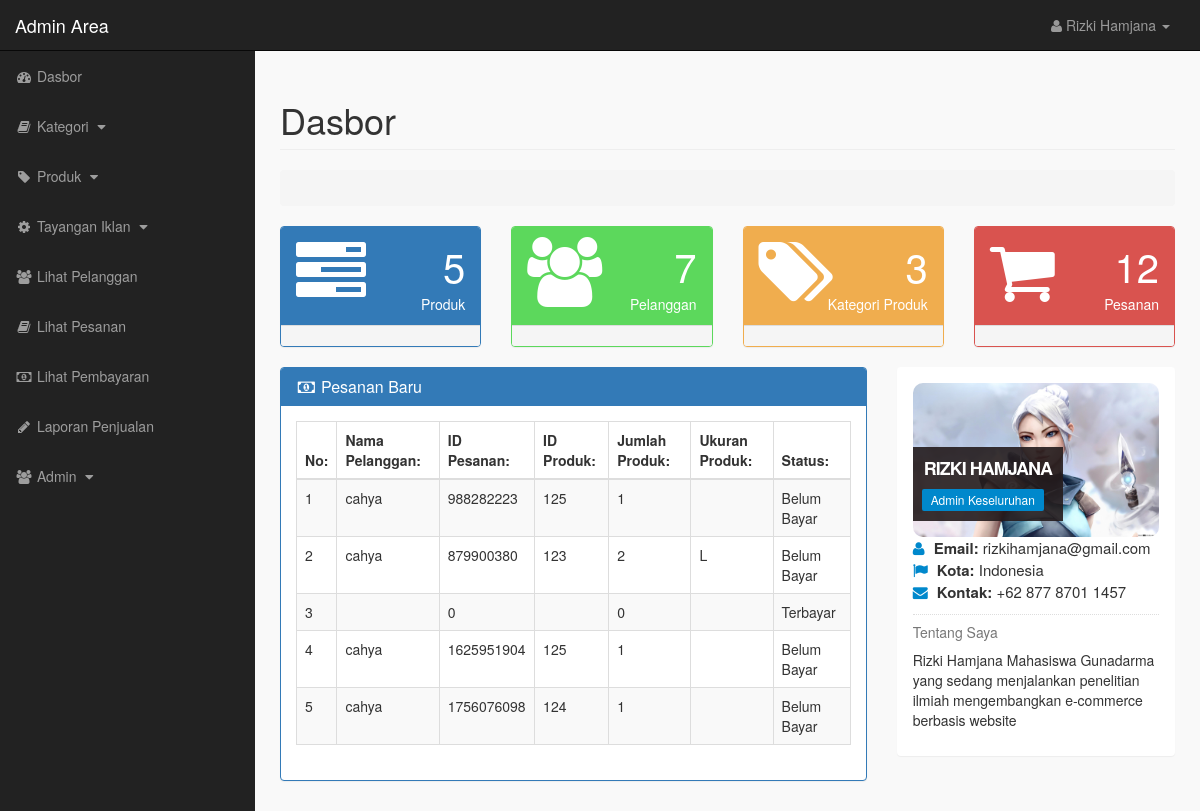
The app's page /admin_area/index.php?dashboard (signed in), older data.
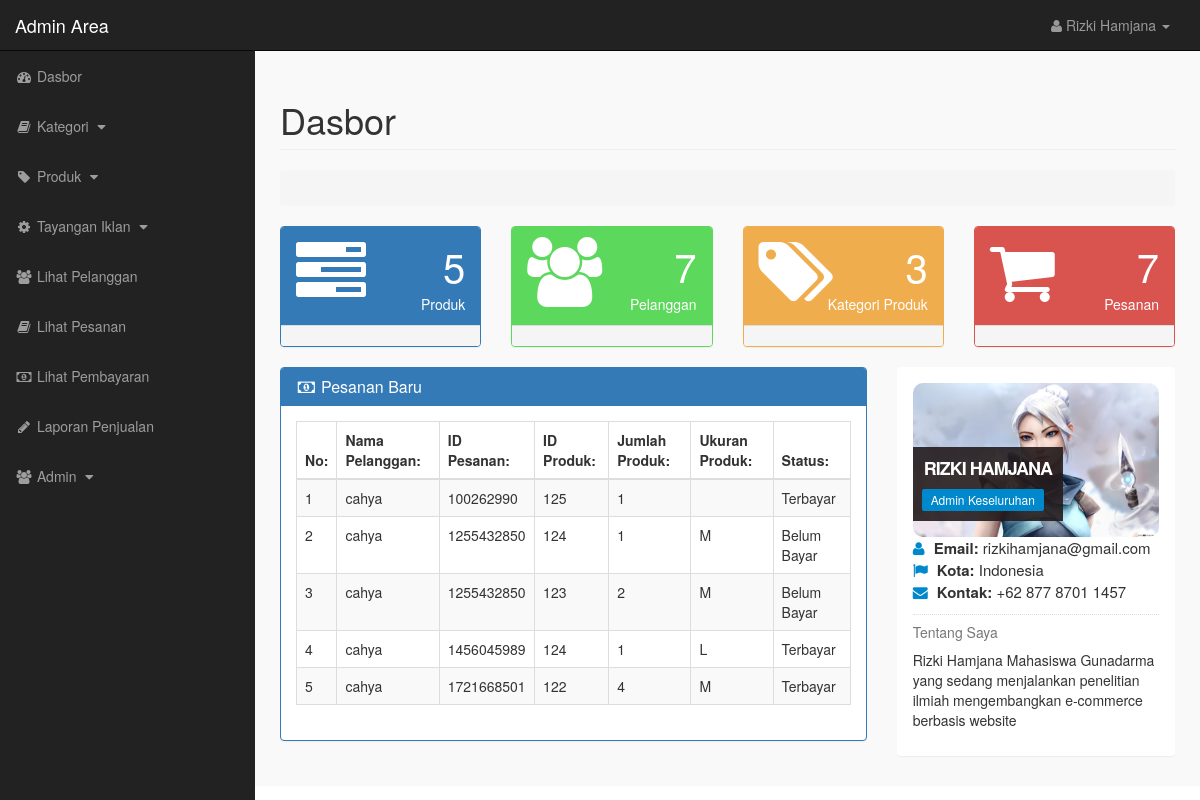
The same page, newer data.
### tables this page shows
CREATE TABLE `customer_orders` (
  `order_id` int(10) NOT NULL,
  `product_id` text NOT NULL,
  `customer_id` int(10) NOT NULL,
  `due_amount` int(100) NOT NULL,
  `invoice_no` int(100) NOT NULL,
  `qty` int(10) NOT NULL,
  `size` text NOT NULL,
  `order_date` date NOT NULL,
  `order_status` text NOT NULL,
  `tujuan` text NOT NULL
);

CREATE TABLE `customers` (
  `customer_id` int(10) NOT NULL,
  `customer_name` varchar(255) NOT NULL,
  `customer_email` varchar(255) NOT NULL,
  `customer_pass` varchar(255) NOT NULL,
  `customer_country` text NOT NULL,
  `customer_country2` text NOT NULL,
  `customer_city` text NOT NULL,
  `customer_city2` text NOT NULL,
  `customer_contact` varchar(255) NOT NULL,
  `customer_address` text NOT NULL,
  `customer_address2` text NOT NULL,
  `customer_image` text NOT NULL,
  `customer_ip` varchar(100) NOT NULL
);

### admin_area/dashboard.php (the view, shortened to what the changed rows need)
<?php
    if(!isset($_SESSION['admin_email'])){
        echo "<script>window.open('login.php','_self')</script>";
    }else{
?>
<div class="row">
    <div class="col-lg-12">
        <h1 class="page-header"> Dasbor </h1>
        <ol class="breadcrumb">
        </ol>
    </div>
</div>
<div class="row">
    <div class="col-lg-3 col-md-6">
        <div class="panel panel-primary">
            <div class="panel-heading">
                <div class="row">
                    <div class="col-xs-3">
                        <i class="fa fa-tasks fa-5x"></i>
                    </div>
                    <div class="col-xs-9 text-right">
                        <div class="huge"> <?php echo $count_products; ?> </div>
                        <div> Produk </div>
                    </div>
                </div>
            </div>
                <div class="panel-footer">
                </div>
        </div>
    </div>
    <div class="col-lg-3 col-md-6">
        <div class="panel panel-green">
            <div class="panel-heading">
                <div class="row">
                    <div class="col-xs-3">
                        <i class="fa fa-users fa-5x"></i>
                    </div>
                    <div class="col-xs-9 text-right">
                        <div class="huge"> <?php echo $count_customers; ?> </div>
                        <div> Pelanggan </div>
                    </div>
                </div>
            </div>
                <div class="panel-footer">
                </div>
        </div>
    </div>
    <div class="col-lg-3 col-md-6">
        <div class="panel panel-orange">
            <div class="panel-heading">
                <div class="row">
                    <div class="col-xs-3">
                        <i class="fa fa-tags fa-5x"></i>
                    </div>
                    <div class="col-xs-9 text-right">
                        <div class="huge"> <?php echo $count_categories; ?> </div>
                        <div> Kategori Produk </div>
                    </div>
                </div>
            </div>
                <div class="panel-footer">
                </div>
        </div>
    </div>
    <div class="col-lg-3 col-md-6">
        <div class="panel panel-red">
            <div class="panel-heading">
                <div class="row">
                    <div class="col-xs-3">
                        <i class="fa fa-shopping-cart fa-5x"></i>
                    </div>
                    <div class="col-xs-9 text-right">
                        <div class="huge"> <?php echo $count_pending_orders; ?> </div>
                        <div> Pesanan </div>
                    </div>
                </div>
            </div>
                <div class="panel-footer">
                </div>
        </div>
    </div>
</div>
<div class="row">
    <div class="col-lg-8">
        <div class="panel panel-primary">
            <div class="panel-heading">
                <h3 class="panel-title">
                    <i class="fa fa-money fa-fw"></i> Pesanan Baru
                </h3>
            </div>
            <div class="panel-body">
                <div class="table-responsive">
                    <table class="table table-hover table-striped table-bordered">
                        <thead>
                            <tr>
                                <th> No: </th>
                                <th> Nama Pelanggan: </th>
                                <th> ID Pesanan: </th>
                                <th> ID Produk: </th>
                                <th> Jumlah Produk: </th>
                                <th> Ukuran Produk: </th>
                                <th> Status: </th>
                            </tr>
                        </thead>
                        <tbody>
                            <?php
                                $i=0;
                                $get_order = "select * from customer_orders order by 1 DESC LIMIT 0,5";
                                $run_order = mysqli_query($con,$get_order);
                                while($row_order=mysqli_fetch_array($run_order)){
                                    $c_id = $row_order['customer_id'];
                                    $invoice_no = $row_order['invoice_no'];
                                    $product_id = $row_order['product_id'];
                                    $qty = $row_order['qty'];
                                    $size = $row_order['size'];
                                    $order_status = $row_order['order_status'];
                                    $i++;
                            ?>
                            <tr>
                            <td> <?php echo $i; ?> </td>
                                <td>
                                    <?php
                                        $get_customer = "select * from customers where customer_id='$c_id'";
                                        $run_customer = mysqli_query($con,$get_customer);
                                        $row_customer = mysqli_fetch_array($run_customer);
                                        $customer_name = $row_customer['customer_name'];
                                        echo $customer_name;
                                    ?>
                                </td>
                                <td> <?php echo $invoice_no; ?> </td>
                                <td> <?php echo $product_id; ?> </td>
                                <td> <?php echo $qty; ?> </td>
                                <td> <?php echo $size; ?> </td>
                                <td>
                                    <?php
                                        if($order_status=='pending'){
                                            echo $order_status='Belum Bayar';
                                        }else{
                                            echo $order_status='Terbayar';
                                        }
                                    ?>
                                </td>
                            </tr>
                            <?php } ?>
                        </tbody>
                    </table>
                </div>
            </div>
        </div>
    </div>
    <div class="col-md-4">
        <div class="panel">
            <div class="panel-body">
                <div class="mb-md thumb-info">
                    <div class="thumb-info-title">
                        <span class="thumb-info-inner"> <?php echo $admin_name; ?> </span>
                        <span class="thumb-info-type"> <?php echo $admin_job; ?> </span>
                    </div>
                </div>
                <div class="mb-md">
                    <div class="widget-content-expanded">
                        <i class="fa fa-user"></i> <span> Email: </span> <?php echo $admin_email; ?> <br/>
                        <i class="fa fa-flag"></i> <span> Kota: </span> <?php echo $admin_country; ?> <br/>
                        <i class="fa fa-envelope"></i> <span> Kontak: </span> <?php echo $admin_contact; ?> <br/>
                    </div>
                    <hr class="dotted short">
                    <h5 class="text-muted"> Tentang Saya </h5>
                    <p>
                        <?php echo $admin_about; ?>
                    </p>
                </div>
            </div>
        </div>
    </div>
</div>
<?php } ?>

Row changes from the older to the newer data that the page shows:
removed customer_orders: customer.customer_name "cahya", invoice_no "988282223", product "125", qty "1"
removed customer_orders: customer.customer_name "cahya", invoice_no "879900380", product "123", qty "2", size "L"
removed customer_orders: invoice_no "0", qty "0"
removed customer_orders: customer.customer_name "cahya", invoice_no "1625951904", product "125", qty "1"
removed customer_orders: customer.customer_name "cahya", invoice_no "1756076098", product "124", qty "1"
now on this page (row unchanged): customer_orders: customer.customer_name "cahya", invoice_no "100262990", product "125", qty "1"
now on this page (row unchanged): customer_orders: customer.customer_name "cahya", invoice_no "1255432850", product "124", qty "1", size "M"
now on this page (row unchanged): customer_orders: customer.customer_name "cahya", invoice_no "1255432850", product "123", qty "2", size "M"
now on this page (row unchanged): customer_orders: customer.customer_name "cahya", invoice_no "1456045989", product "124", qty "1", size "L"
now on this page (row unchanged): customer_orders: customer.customer_name "cahya", invoice_no "1721668501", product "122", qty "4", size "M"
Text that changed along with them:
$count_pending_orders: "12" → "7"
